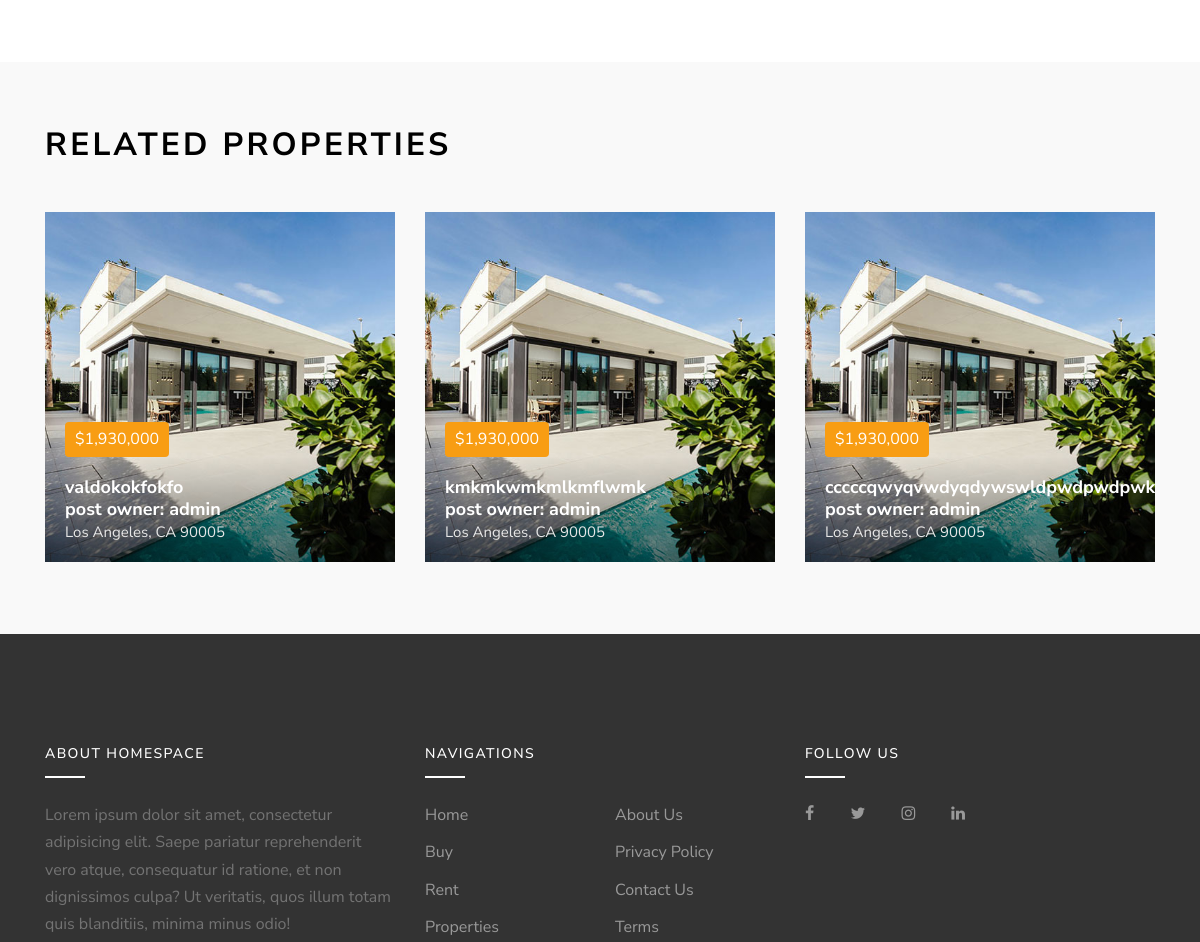
Page /property/kmkmkwmkmlkmflwmk/ (middle part) on the earlier database version.
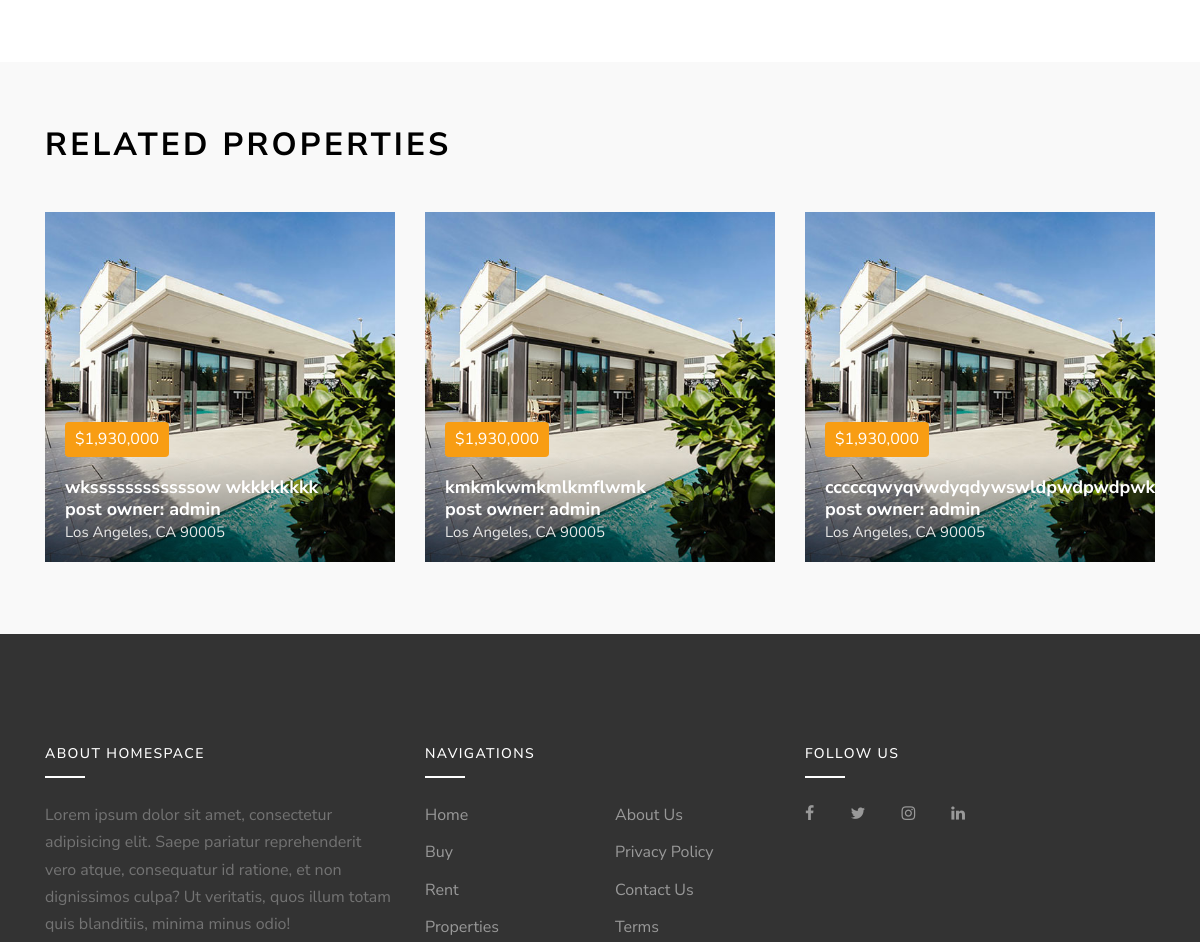
Same page on the later database version.
### main/models.py (models this page shows, shortened)
class Posts(models.Model):
    title       = models.CharField(max_length=255,unique=True)
    created_at    = models.DateTimeField(auto_now_add=True)
    slug = models.SlugField(max_length=255, db_index=True, blank=True)
    owner      = models.ForeignKey(User, on_delete=models.CASCADE)
    is_publish = models.BooleanField(default=False)
    def get_absolute_url(self):
        kwargs = {
            'slug': self.slug
        }
        return reverse('main:property', kwargs=kwargs) # f"../../property/{self.slug}/"
    class Meta:
        ordering = ['-created_at']
        verbose_name_plural = 'Posts'
        verbose_name = 'Post'

### users/models.py (models this page shows)
class CustomUser(AbstractUser):
    telefon_number = models.CharField(max_length=75, null=True, blank=True)
    create_date = models.DateTimeField(auto_now_add=True)
    email = models.EmailField(
        'email address', unique=True,
        error_messages={
            'unique': "A user with that email already exists.",
        },)

### main/views.py (the view)
# urls.py: path('property/<slug:slug>/', DetailPageView.as_view(), name='property'),
class DetailPageView(DetailView):
    model = Posts
    context_object_name = 'post'
    template_name = 'property-details.html'
    def get_context_data(self, *args, **kwargs):
        author = Posts.objects.get(slug=self.kwargs.get('slug'))
        context = super().get_context_data()
        context['detail_pic'] = [i for i in range(3)]
        context['posts'] = Posts.objects.all()[0:3]
        if author.owner==self.request.user:
            context['is_author']=True
        else:
            context['is_author'] = False
        return context

### templates/property-details.html (shortened to what this page needs)
{% extends 'base.html' %}
{% load static %}
{% block content %}
    <div class="site-section site-section-sm">
    </div>
    <div class="site-section site-section-sm bg-light">
      <div class="container">
        <div class="row">
          <div class="col-12">
            <div class="site-section-title mb-5">
              <h2>Related Properties</h2>
            </div>
          </div>
        </div>
        {% include 'posts.html' %}
      </div>
{% endblock %}

### templates/posts.html (shortened to what this page needs)
{% load static %}
<div class="row mb-5">
  {% for post in posts %}
    <div class="col-md-6 col-lg-4 mb-4">
      <a href="{{ post.get_absolute_url }}" class="prop-entry d-block">
        <figure>
          <img src="{% static 'images/img_1.jpg' %}" alt="Image" class="img-fluid">
        </figure>
        <div class="prop-text">
          <div class="inner">
            <span class="price rounded">$1,930,000</span>
            <h3 class="title">{{ post.title }}</h3>
            <h5 class="title">post owner: {{ post.owner }}</h5>
            <p class="location">Los Angeles, CA 90005</p>
          </div>
        </div>
      </a>
    </div>
  {% endfor %}
</div>

Differences in the rows shown:
removed Posts: title "valdokokfokfo", owner "admin"
added Posts: title "wkssssssssssssow wkkkkkkkk", owner "admin"
